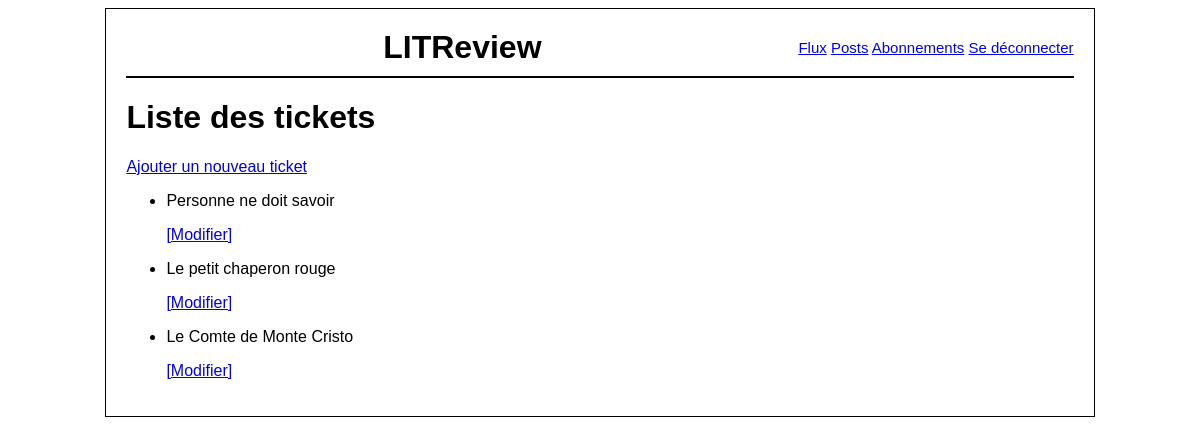
The page /ticket/ on the database its author committed.
### review/models.py (models this page shows, shortened)
class Ticket(models.Model):
    title = models.CharField(max_length=128)
    description = models.TextField(max_length=2048, blank=True)
    user = models.ForeignKey(to=settings.AUTH_USER_MODEL, on_delete=models.CASCADE)
    image = models.ImageField(null=True, blank=True)
    time_created = models.DateTimeField(auto_now_add=True)

### review/views.py (the view)
# urls.py: path('ticket/', review.views.ticket_list, name='ticket_list'),
def ticket_list(request):
    tickets = Ticket.objects.all()
    return render(request, 'review/ticket_list.html',
                  {'tickets':tickets})

### review/templates/review/ticket_list.html
{% extends 'base.html' %}
{% block content %}
<h1>Liste des tickets</h1>
<a href="{% url 'ticket_create' %}">Ajouter un nouveau ticket</a>
<ul>
    {% for ticket in tickets %}
    <li>
        <p>{{ ticket.title }}</p>
        <a href="{% url 'ticket_update' ticket.id %}">[Modifier]</a>
    </li>
    {% endfor %}
</ul>
{% endblock %}

### litrevu/templates/base.html (style rules this page uses)
body { font-family: Arial, sans-serif; }

### rows shown on the page
Ticket: title "Personne ne doit savoir"
Ticket: title "Le petit chaperon rouge"
Ticket: title "Le Comte de Monte Cristo"
